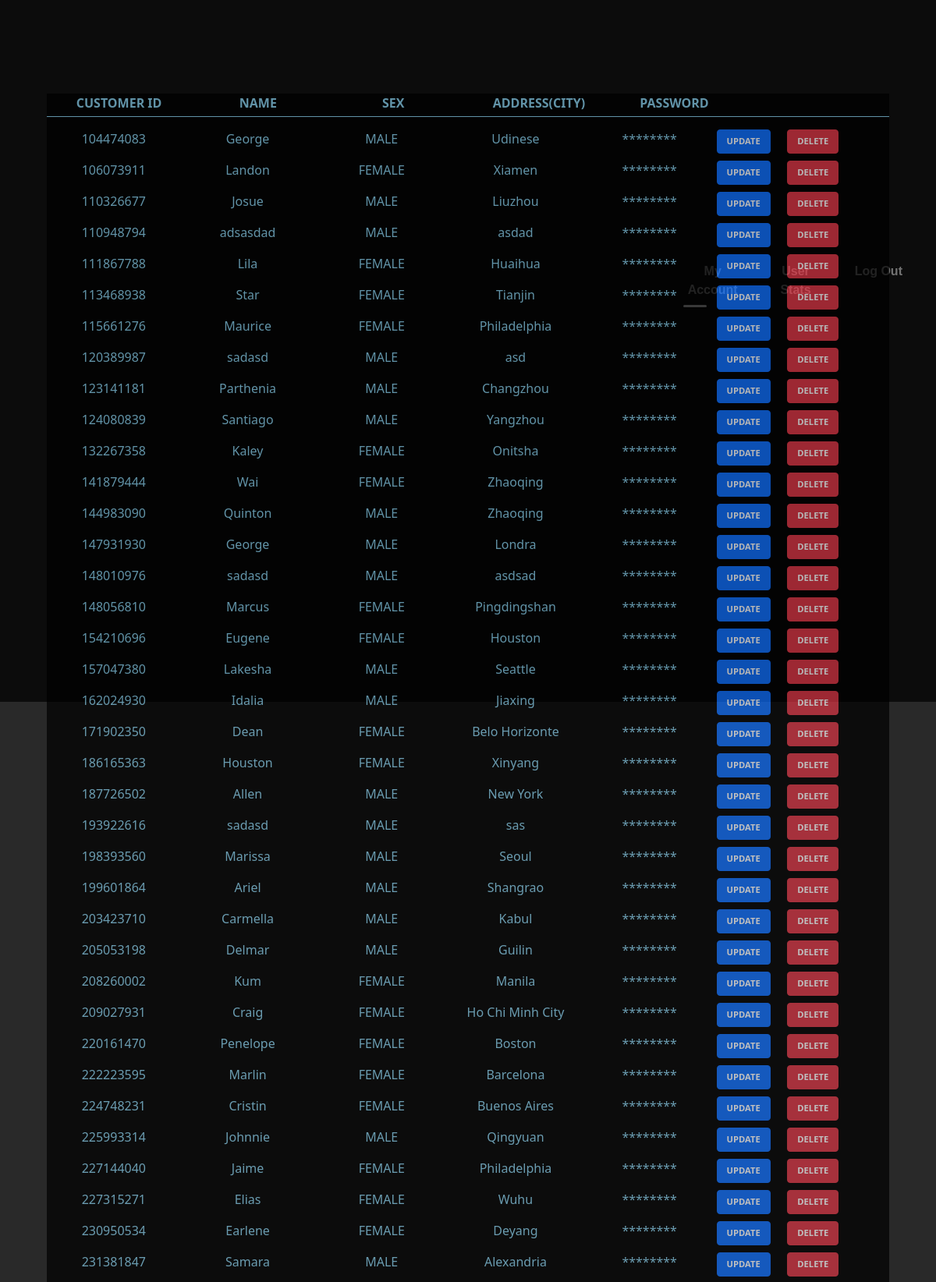
The page /Admin/screens/AllSearchActionScreen.php (upper part) on the database its author committed.
### tables this page shows
CREATE TABLE `customer` (
  `C_ID` int(11) NOT NULL,
  `C_NAME` varchar(50) NOT NULL,
  `C_SEX` varchar(50) NOT NULL,
  `C_ADDRESS` varchar(50) NOT NULL,
  `C_PASSWORD` varchar(50) NOT NULL
);

### Admin/screens/AllSearchActionScreen.php (the view, shortened to what this page needs)
<!DOCTYPE html>
<html>
<head>
	<link rel="stylesheet" href="/css/bootstrap.css" />
</head>
<body>
	<div class="section">
		<div class="round">
			<nav>
				<a href="./MyAccountScreen.php">My Account</a>
				<a href="./StatsScreen.php">User Stats</a>
				<a href="../AdminLogOut.php">Log Out</a>
			</nav>
		</div>
		<div class="round1">
		</div>
		<?php include '../DBconnect.php';
		$result = mysqli_query($conn,"select count(1) FROM customer");
		$row = mysqli_fetch_array($result);
		$total = $row[0];
		?>
		<div class="round5" style="height:<?php echo $total*10 + 18;?>%;">
			<div class="d-flex flex-row "><p style="color: skyblue; margin-left: 3.5%;" ><b>CUSTOMER ID</b></p>
				<p style="color: skyblue; margin-left:9.2%" ><b>NAME</b></p>
				<p style="color: skyblue; margin-left:12.5%" ><b>SEX</b></p>
				<p style="color: skyblue; margin-left:10.5%" ><b>ADDRESS(CITY)</b></p>
				<p style="color: skyblue; margin-left: 6.5%" ><b>PASSWORD</b></p>
			</div>
			<hr style="margin-top: -1% ;" class="line11" >
			<?php include '../DBconnect.php';
			$result9 = mysqli_query($conn,"select C_ID ,C_NAME ,C_SEX,C_ADDRESS FROM customer");
			while ($rowc = mysqli_fetch_array($result9)){
				?>
				<div class="d-flex flex-row">
					<div class="infos"><p  class="text-center "><?php echo $rowc['C_ID'];?></p></div>
					<div class="infos1"><p class="text-center "><?php echo $rowc['C_NAME'];?></p></div>
					<div class="infos2"><p class="text-center "><?php echo $rowc['C_SEX']; ?></p></div>
					<div class="infos3"><p class="text-center "><?php echo $rowc['C_ADDRESS'];?></p></div>
					<div class="infos4"><p class="text-center "><?php echo '********'?></p></div>
					<div style="margin-right :2%">
						<button style="font-size: 70%;" class=" btn btn-primary fw-bold " type="submit" name="<?php echo $rowchef['CHEF_ID']; ?>" >UPDATE</button></div>
						<div style="margin-right :6%">
							<button style="font-size: 70%;" class=" btn btn-danger fw-bold " type="submit" name="M<?php echo $rowchef['CHEF_ID']; ?>" >DELETE</button></div>
						</div>
						<?php
					}
					?>
			</div>
		</div>
		<div class="video-container">
		</div>
</body>
</html>

### Admin/screens/AllSearchActionScreen.php (style rules this page uses)
.round { width: 100%; height: 10%; background-color: black; opacity: 0.7; z-index: 1; }
.section { position: relative; width: 100%; height: 100vh; display: flex; overflow-y: scroll; }
.video-container { position: absolute; top: 0; left: 0; }
html, body { height: 100%; }
body { margin: 0; background-color: #292929; overflow: hidden; }
nav { position: absolute; top: 4%; right: 0; left: 70%; width: 319px; display: table; margin: 0 auto; transform: translateY(-50%); }
nav a { position: relative; width: 33.333%; display: table-cell; text-align: center; color: #949494; text-decoration: none; font-family: Verdana, Geneva, Tahoma, sans-serif; font-weight: bold; padding: 10px 20px; transition: 0.2s ease color; }
nav a:before, nav a:after { content: ""; position: absolute; border-radius: 50%; transform: scale(0); transition: 0.2s ease transform; }
nav a:before { top: 0; left: 10px; width: 6px; height: 6px; }
nav a:after { top: 5px; left: 18px; width: 4px; height: 4px }
nav a:nth-child(1):before { background-color: yellow; }
nav a:nth-child(1):after { background-color: red; }
nav a:nth-child(2):before { background-color: #00e2ff; }
nav a:nth-child(2):after { background-color: #89ff00; }
nav a:nth-child(3):before { background-color: purple; }
nav a:nth-child(3):after { background-color: palevioletred; }
.round1 { margin-left: -62%; margin-top: 5%; width: 20%; height: 35%; z-index: 1; border-radius: 50%; opacity: 0.7; }
.round5 { margin-left: -53%; margin-top: 10%; width: 90%; z-index: 1; background-color: black; opacity: 0.7; }
.line11 { opacity: 1; color: skyblue; }
.infos { width: 20%; color: skyblue; }
.infos1 { width: 20%; color: skyblue; }
.infos2 { width: 20%; color: skyblue; }
.infos3 { width: 20%; color: skyblue; }
.infos4 { width: 20%; color: skyblue; }

### rows shown on the page
customer: C_ID "104474083", C_NAME "George", C_SEX "MALE", C_ADDRESS "Udinese"
customer: C_ID "106073911", C_NAME "Landon", C_SEX "FEMALE", C_ADDRESS "Xiamen"
customer: C_ID "110326677", C_NAME "Josue", C_SEX "MALE", C_ADDRESS "Liuzhou"
customer: C_ID "110948794", C_NAME "adsasdad", C_SEX "MALE", C_ADDRESS "asdad"
customer: C_ID "111867788", C_NAME "Lila", C_SEX "FEMALE", C_ADDRESS "Huaihua"
customer: C_ID "113468938", C_NAME "Star", C_SEX "FEMALE", C_ADDRESS "Tianjin"
customer: C_ID "115661276", C_NAME "Maurice", C_SEX "FEMALE", C_ADDRESS "Philadelphia"
customer: C_ID "120389987", C_NAME "sadasd", C_SEX "MALE", C_ADDRESS "asd"
customer: C_ID "123141181", C_NAME "Parthenia", C_SEX "MALE", C_ADDRESS "Changzhou"
customer: C_ID "124080839", C_NAME "Santiago", C_SEX "MALE", C_ADDRESS "Yangzhou"
customer: C_ID "132267358", C_NAME "Kaley", C_SEX "FEMALE", C_ADDRESS "Onitsha"
customer: C_ID "141879444", C_NAME "Wai", C_SEX "FEMALE", C_ADDRESS "Zhaoqing"
customer: C_ID "144983090", C_NAME "Quinton", C_SEX "MALE", C_ADDRESS "Zhaoqing"
customer: C_ID "147931930", C_NAME "George", C_SEX "MALE", C_ADDRESS "Londra"
customer: C_ID "148010976", C_NAME "sadasd", C_SEX "MALE", C_ADDRESS "asdsad"
customer: C_ID "148056810", C_NAME "Marcus", C_SEX "FEMALE", C_ADDRESS "Pingdingshan"
customer: C_ID "154210696", C_NAME "Eugene", C_SEX "FEMALE", C_ADDRESS "Houston"
customer: C_ID "157047380", C_NAME "Lakesha", C_SEX "MALE", C_ADDRESS "Seattle"
customer: C_ID "162024930", C_NAME "Idalia", C_SEX "MALE", C_ADDRESS "Jiaxing"
customer: C_ID "171902350", C_NAME "Dean", C_SEX "FEMALE", C_ADDRESS "Belo Horizonte"
customer: C_ID "186165363", C_NAME "Houston", C_SEX "FEMALE", C_ADDRESS "Xinyang"
customer: C_ID "187726502", C_NAME "Allen", C_SEX "MALE", C_ADDRESS "New York"
customer: C_ID "193922616", C_NAME "sadasd", C_SEX "MALE", C_ADDRESS "sas"
customer: C_ID "198393560", C_NAME "Marissa", C_SEX "MALE", C_ADDRESS "Seoul"
customer: C_ID "199601864", C_NAME "Ariel", C_SEX "MALE", C_ADDRESS "Shangrao"
customer: C_ID "203423710", C_NAME "Carmella", C_SEX "MALE", C_ADDRESS "Kabul"
customer: C_ID "205053198", C_NAME "Delmar", C_SEX "MALE", C_ADDRESS "Guilin"
customer: C_ID "208260002", C_NAME "Kum", C_SEX "FEMALE", C_ADDRESS "Manila"
customer: C_ID "209027931", C_NAME "Craig", C_SEX "FEMALE", C_ADDRESS "Ho Chi Minh City"
customer: C_ID "220161470", C_NAME "Penelope", C_SEX "FEMALE", C_ADDRESS "Boston"
customer: C_ID "222223595", C_NAME "Marlin", C_SEX "FEMALE", C_ADDRESS "Barcelona"
customer: C_ID "224748231", C_NAME "Cristin", C_SEX "FEMALE", C_ADDRESS "Buenos Aires"
customer: C_ID "225993314", C_NAME "Johnnie", C_SEX "MALE", C_ADDRESS "Qingyuan"
customer: C_ID "227144040", C_NAME "Jaime", C_SEX "FEMALE", C_ADDRESS "Philadelphia"
customer: C_ID "227315271", C_NAME "Elias", C_SEX "FEMALE", C_ADDRESS "Wuhu"
customer: C_ID "230950534", C_NAME "Earlene", C_SEX "FEMALE", C_ADDRESS "Deyang"
customer: C_ID "231381847", C_NAME "Samara", C_SEX "MALE", C_ADDRESS "Alexandria"
